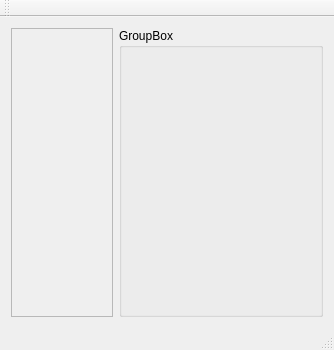
<?xml version="1.0" encoding="UTF-8"?>
<ui version="4.0">
 <class>MainWindow</class>
 <widget class="QMainWindow" name="MainWindow">
  <property name="geometry">
   <rect>
    <x>0</x>
    <y>0</y>
    <width>334</width>
    <height>350</height>
   </rect>
  </property>
  <property name="windowTitle">
   <string>MainWindow</string>
  </property>
  <widget class="QWidget" name="centralWidget">
   <layout class="QHBoxLayout" name="horizontalLayout" stretch="1,2">
    <item>
     <widget class="QScrollArea" name="scrollArea">
      <property name="widgetResizable">
       <bool>true</bool>
      </property>
      <widget class="QWidget" name="scrollAreaWidgetContents">
       <property name="geometry">
        <rect>
         <x>0</x>
         <y>0</y>
         <width>101</width>
         <height>269</height>
        </rect>
       </property>
      </widget>
     </widget>
    </item>
    <item>
     <widget class="QGroupBox" name="groupBox">
      <property name="title">
       <string>GroupBox</string>
      </property>
     </widget>
    </item>
   </layout>
  </widget>
  <widget class="QMenuBar" name="menuBar">
   <property name="geometry">
    <rect>
     <x>0</x>
     <y>0</y>
     <width>334</width>
     <height>22</height>
    </rect>
   </property>
  </widget>
  <widget class="QToolBar" name="mainToolBar">
   <attribute name="toolBarArea">
    <enum>TopToolBarArea</enum>
   </attribute>
   <attribute name="toolBarBreak">
    <bool>false</bool>
   </attribute>
  </widget>
  <widget class="QStatusBar" name="statusBar"/>
 </widget>
 <layoutdefault spacing="6" margin="11"/>
 <resources/>
 <connections/>
</ui>
